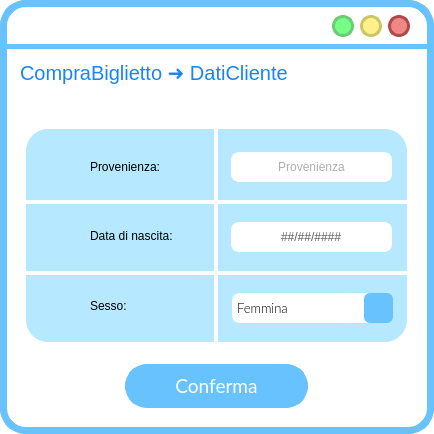
<?xml version="1.0" encoding="UTF-8"?>
<ui version="4.0">
 <class>MainWindow</class>
 <widget class="QMainWindow" name="MainWindow">
  <property name="geometry">
   <rect>
    <x>0</x>
    <y>0</y>
    <width>434</width>
    <height>434</height>
   </rect>
  </property>
  <property name="windowTitle">
   <string>MainWindow</string>
  </property>
  <property name="styleSheet">
   <string notr="true">QWidget{
background:rgb(255, 255, 255);
border-radius:26px;
border-color:rgb(104, 194, 253);
border-style: solid;
border-width:7;
}
QLabel{
border-width:0;
font: 16pt &quot;Lato Light&quot;;
}
QAbstractItemView {
    border: 3px solid  rgb(104, 194, 253);  
border-radius:8px;
  selection-background-color:  rgb(104, 194, 253);
margin:-2px;
text-align:center;
border-width:5;
}</string>
  </property>
  <widget class="QWidget" name="centralwidget">
   <widget class="QLabel" name="label">
    <property name="geometry">
     <rect>
      <x>0</x>
      <y>44</y>
      <width>641</width>
      <height>5</height>
     </rect>
    </property>
    <property name="styleSheet">
     <string notr="true">background-color:rgb(104, 194, 253);</string>
    </property>
    <property name="text">
     <string/>
    </property>
   </widget>
   <widget class="QPushButton" name="reduceButton">
    <property name="geometry">
     <rect>
      <x>332</x>
      <y>15</y>
      <width>22</width>
      <height>22</height>
     </rect>
    </property>
    <property name="sizePolicy">
     <sizepolicy hsizetype="Fixed" vsizetype="Fixed">
      <horstretch>0</horstretch>
      <verstretch>0</verstretch>
     </sizepolicy>
    </property>
    <property name="minimumSize">
     <size>
      <width>22</width>
      <height>22</height>
     </size>
    </property>
    <property name="maximumSize">
     <size>
      <width>24</width>
      <height>24</height>
     </size>
    </property>
    <property name="cursor">
     <cursorShape>PointingHandCursor</cursorShape>
    </property>
    <property name="styleSheet">
     <string notr="true">QPushButton{
 background-color:#76ff85;
 border-style: solid;
 border-radius:11px;
font: 18pt &quot;Candara&quot;;
border-color:#6bcc73;
border-width:3;
}

QPushButton::pressed{
	background-color : white;
	border-color:#6bcc73;
	border-width:3;
}
</string>
    </property>
    <property name="text">
     <string/>
    </property>
   </widget>
   <widget class="QPushButton" name="exitButton">
    <property name="geometry">
     <rect>
      <x>388</x>
      <y>15</y>
      <width>22</width>
      <height>22</height>
     </rect>
    </property>
    <property name="sizePolicy">
     <sizepolicy hsizetype="Fixed" vsizetype="Fixed">
      <horstretch>0</horstretch>
      <verstretch>0</verstretch>
     </sizepolicy>
    </property>
    <property name="minimumSize">
     <size>
      <width>22</width>
      <height>22</height>
     </size>
    </property>
    <property name="maximumSize">
     <size>
      <width>24</width>
      <height>24</height>
     </size>
    </property>
    <property name="cursor">
     <cursorShape>PointingHandCursor</cursorShape>
    </property>
    <property name="styleSheet">
     <string notr="true">QPushButton{
 background-color:#ee8888;
 border-style: solid;
 border-radius:11px;
font: 18pt &quot;Candara&quot;;
border-color:#ae4a4a;
border-width:3;
}

QPushButton::pressed{
	background-color : white;
	border-color:#ae4a4a;
	border-width:3;
}
</string>
    </property>
    <property name="text">
     <string/>
    </property>
   </widget>
   <widget class="QPushButton" name="maximizeButton">
    <property name="geometry">
     <rect>
      <x>360</x>
      <y>15</y>
      <width>22</width>
      <height>22</height>
     </rect>
    </property>
    <property name="sizePolicy">
     <sizepolicy hsizetype="Fixed" vsizetype="Fixed">
      <horstretch>0</horstretch>
      <verstretch>0</verstretch>
     </sizepolicy>
    </property>
    <property name="minimumSize">
     <size>
      <width>20</width>
      <height>20</height>
     </size>
    </property>
    <property name="maximumSize">
     <size>
      <width>24</width>
      <height>24</height>
     </size>
    </property>
    <property name="cursor">
     <cursorShape>PointingHandCursor</cursorShape>
    </property>
    <property name="styleSheet">
     <string notr="true">QPushButton{
 background-color:#fff08c	;
 border-style: solid;
 border-radius:11px;
font: 18pt &quot;Candara&quot;;
border-color:#ccc664;
border-width:3;
}

QPushButton::pressed{
	background-color : white;
	border-color:#ccc664;
	border-width:3;
}
</string>
    </property>
    <property name="text">
     <string/>
    </property>
   </widget>
   <widget class="QLabel" name="previousButton">
    <property name="geometry">
     <rect>
      <x>370</x>
      <y>57</y>
      <width>36</width>
      <height>36</height>
     </rect>
    </property>
    <property name="font">
     <font>
      <family>Lato Light</family>
      <pointsize>16</pointsize>
      <weight>50</weight>
      <italic>false</italic>
      <bold>false</bold>
     </font>
    </property>
    <property name="cursor">
     <cursorShape>PointingHandCursor</cursorShape>
    </property>
    <property name="autoFillBackground">
     <bool>false</bool>
    </property>
    <property name="styleSheet">
     <string notr="true">background-color: rgba(255, 255, 255,0);</string>
    </property>
    <property name="text">
     <string/>
    </property>
    <property name="pixmap">
     <pixmap>res/arrow_back_FILL1_wght700_GRAD200_opsz48_risultato.png</pixmap>
    </property>
    <property name="scaledContents">
     <bool>true</bool>
    </property>
   </widget>
   <widget class="QLabel" name="titoloLabel">
    <property name="geometry">
     <rect>
      <x>20</x>
      <y>57</y>
      <width>321</width>
      <height>31</height>
     </rect>
    </property>
    <property name="styleSheet">
     <string notr="true">font-size: 20px;
text-align: left;
background-color: rgba(255, 255, 255,0);
color: #1684FC;
font: 14pt &quot;Lato&quot;;</string>
    </property>
    <property name="text">
     <string>CompraBiglietto ➜ DatiCliente</string>
    </property>
   </widget>
   <widget class="QLabel" name="label_8">
    <property name="geometry">
     <rect>
      <x>90</x>
      <y>225</y>
      <width>121</width>
      <height>22</height>
     </rect>
    </property>
    <property name="styleSheet">
     <string notr="true">left: 790px;
top: 159px;
width: 437px;
height: 650px;
line-height: 20px;
border-radius: 22px;
background-color: rgba(182, 233, 255, 255);
text-align: center;
font-size: 18px &quot;Lato light&quot;</string>
    </property>
    <property name="text">
     <string>Data di nascita:</string>
    </property>
    <property name="textFormat">
     <enum>Qt::AutoText</enum>
    </property>
    <property name="scaledContents">
     <bool>true</bool>
    </property>
    <property name="margin">
     <number>0</number>
    </property>
   </widget>
   <widget class="QLabel" name="label_3">
    <property name="geometry">
     <rect>
      <x>90</x>
      <y>156</y>
      <width>101</width>
      <height>22</height>
     </rect>
    </property>
    <property name="styleSheet">
     <string notr="true">left: 790px;
top: 159px;
width: 437px;
height: 650px;
line-height: 20px;
border-radius: 22px;
background-color: rgba(182, 233, 255, 255);
text-align: center;
font-size: 18px &quot;Lato light&quot;</string>
    </property>
    <property name="text">
     <string>Provenienza:</string>
    </property>
    <property name="textFormat">
     <enum>Qt::AutoText</enum>
    </property>
    <property name="scaledContents">
     <bool>true</bool>
    </property>
    <property name="margin">
     <number>0</number>
    </property>
   </widget>
   <widget class="QLabel" name="label_7">
    <property name="geometry">
     <rect>
      <x>214</x>
      <y>129</y>
      <width>4</width>
      <height>213</height>
     </rect>
    </property>
    <property name="sizePolicy">
     <sizepolicy hsizetype="Fixed" vsizetype="Fixed">
      <horstretch>0</horstretch>
      <verstretch>0</verstretch>
     </sizepolicy>
    </property>
    <property name="styleSheet">
     <string notr="true">width: 314px;
height: 180px;
border-radius: 0;
background-color: rgb(255, 255, 255);
text-align: center;</string>
    </property>
    <property name="text">
     <string/>
    </property>
    <property name="scaledContents">
     <bool>true</bool>
    </property>
    <property name="alignment">
     <set>Qt::AlignCenter</set>
    </property>
    <property name="margin">
     <number>10</number>
    </property>
    <property name="indent">
     <number>0</number>
    </property>
   </widget>
   <widget class="QLabel" name="label_2">
    <property name="geometry">
     <rect>
      <x>26</x>
      <y>129</y>
      <width>381</width>
      <height>213</height>
     </rect>
    </property>
    <property name="styleSheet">
     <string notr="true">left: 790px;
top: 159px;
width: 437px;
height: 650px;
line-height: 20px;
border-radius: 22px;
background-color: rgba(182, 233, 255, 255);
text-align: center;</string>
    </property>
    <property name="text">
     <string/>
    </property>
   </widget>
   <widget class="QLineEdit" name="provenienzaLineEdit">
    <property name="geometry">
     <rect>
      <x>231</x>
      <y>152</y>
      <width>161</width>
      <height>30</height>
     </rect>
    </property>
    <property name="styleSheet">
     <string notr="true">left: 122px;
top: 304px;
width: 182px;
height: 30px;
border-radius: 8px;
background-color: rgba(255, 255, 255);
color: rgba(96, 96, 96);
text-align: center;
border: 2px solid rgba(255, 255, 255);</string>
    </property>
    <property name="text">
     <string/>
    </property>
    <property name="alignment">
     <set>Qt::AlignCenter</set>
    </property>
    <property name="placeholderText">
     <string>Provenienza</string>
    </property>
   </widget>
   <widget class="QLabel" name="label_5">
    <property name="geometry">
     <rect>
      <x>26</x>
      <y>200</y>
      <width>381</width>
      <height>4</height>
     </rect>
    </property>
    <property name="sizePolicy">
     <sizepolicy hsizetype="Fixed" vsizetype="Fixed">
      <horstretch>0</horstretch>
      <verstretch>0</verstretch>
     </sizepolicy>
    </property>
    <property name="styleSheet">
     <string notr="true">width: 314px;
height: 180px;
border-radius: 0;
background-color: rgb(255, 255, 255);
text-align: center;</string>
    </property>
    <property name="text">
     <string/>
    </property>
    <property name="scaledContents">
     <bool>true</bool>
    </property>
    <property name="alignment">
     <set>Qt::AlignCenter</set>
    </property>
    <property name="margin">
     <number>10</number>
    </property>
    <property name="indent">
     <number>0</number>
    </property>
   </widget>
   <widget class="QLabel" name="label_6">
    <property name="geometry">
     <rect>
      <x>26</x>
      <y>271</y>
      <width>381</width>
      <height>4</height>
     </rect>
    </property>
    <property name="sizePolicy">
     <sizepolicy hsizetype="Fixed" vsizetype="Fixed">
      <horstretch>0</horstretch>
      <verstretch>0</verstretch>
     </sizepolicy>
    </property>
    <property name="styleSheet">
     <string notr="true">width: 314px;
height: 180px;
border-radius: 0;
background-color: rgb(255, 255, 255);
text-align: center;</string>
    </property>
    <property name="text">
     <string/>
    </property>
    <property name="scaledContents">
     <bool>true</bool>
    </property>
    <property name="alignment">
     <set>Qt::AlignCenter</set>
    </property>
    <property name="margin">
     <number>10</number>
    </property>
    <property name="indent">
     <number>0</number>
    </property>
   </widget>
   <widget class="QLabel" name="label_12">
    <property name="geometry">
     <rect>
      <x>90</x>
      <y>295</y>
      <width>91</width>
      <height>22</height>
     </rect>
    </property>
    <property name="styleSheet">
     <string notr="true">left: 790px;
top: 159px;
width: 437px;
height: 650px;
line-height: 20px;
border-radius: 22px;
background-color: rgba(182, 233, 255, 255);
text-align: center;
font-size: 18px &quot;Lato light&quot;</string>
    </property>
    <property name="text">
     <string>Sesso:</string>
    </property>
    <property name="textFormat">
     <enum>Qt::AutoText</enum>
    </property>
    <property name="scaledContents">
     <bool>true</bool>
    </property>
    <property name="margin">
     <number>0</number>
    </property>
   </widget>
   <widget class="QLabel" name="label_9">
    <property name="geometry">
     <rect>
      <x>42</x>
      <y>149</y>
      <width>34</width>
      <height>34</height>
     </rect>
    </property>
    <property name="font">
     <font>
      <family>Lato Light</family>
      <pointsize>16</pointsize>
      <weight>50</weight>
      <italic>false</italic>
      <bold>false</bold>
     </font>
    </property>
    <property name="styleSheet">
     <string notr="true">QLabel{
left: 679px;
top: 140px;
width: 38px;
height: 38px;
border-radius: 33px;
background-color: rgba(173, 237, 255, 0);
}</string>
    </property>
    <property name="text">
     <string/>
    </property>
    <property name="pixmap">
     <pixmap>res/flag_FILL1_wght600_GRAD200_opsz48_risultato.png</pixmap>
    </property>
    <property name="scaledContents">
     <bool>true</bool>
    </property>
    <property name="margin">
     <number>0</number>
    </property>
   </widget>
   <widget class="QLabel" name="label_10">
    <property name="geometry">
     <rect>
      <x>42</x>
      <y>219</y>
      <width>34</width>
      <height>34</height>
     </rect>
    </property>
    <property name="font">
     <font>
      <family>Lato Light</family>
      <pointsize>16</pointsize>
      <weight>50</weight>
      <italic>false</italic>
      <bold>false</bold>
     </font>
    </property>
    <property name="styleSheet">
     <string notr="true">QLabel{
left: 679px;
top: 140px;
width: 38px;
height: 38px;
border-radius: 33px;
background-color: rgba(173, 237, 255, 0);
}</string>
    </property>
    <property name="text">
     <string/>
    </property>
    <property name="pixmap">
     <pixmap>res/cake_FILL1_wght600_GRAD200_opsz48_risultato.png</pixmap>
    </property>
    <property name="scaledContents">
     <bool>true</bool>
    </property>
    <property name="margin">
     <number>0</number>
    </property>
   </widget>
   <widget class="QLabel" name="label_11">
    <property name="geometry">
     <rect>
      <x>42</x>
      <y>290</y>
      <width>34</width>
      <height>34</height>
     </rect>
    </property>
    <property name="font">
     <font>
      <family>Lato Light</family>
      <pointsize>16</pointsize>
      <weight>50</weight>
      <italic>false</italic>
      <bold>false</bold>
     </font>
    </property>
    <property name="styleSheet">
     <string notr="true">QLabel{
left: 679px;
top: 140px;
width: 38px;
height: 38px;
border-radius: 33px;
background-color: rgba(173, 237, 255, 0);
}</string>
    </property>
    <property name="text">
     <string/>
    </property>
    <property name="pixmap">
     <pixmap>res/female_FILL1_wght600_GRAD200_opsz48_risultato.png</pixmap>
    </property>
    <property name="scaledContents">
     <bool>true</bool>
    </property>
    <property name="margin">
     <number>0</number>
    </property>
   </widget>
   <widget class="QLineEdit" name="dataNascitaLineEdit">
    <property name="geometry">
     <rect>
      <x>231</x>
      <y>222</y>
      <width>161</width>
      <height>30</height>
     </rect>
    </property>
    <property name="styleSheet">
     <string notr="true">left: 122px;
top: 304px;
width: 182px;
height: 30px;
border-radius: 8px;
background-color: rgba(255, 255, 255);
color: rgba(96, 96, 96);

text-align: center;
border: 2px solid rgba(255, 255, 255);</string>
    </property>
    <property name="inputMask">
     <string>00/00/0000;#</string>
    </property>
    <property name="text">
     <string>//</string>
    </property>
    <property name="frame">
     <bool>true</bool>
    </property>
    <property name="echoMode">
     <enum>QLineEdit::Normal</enum>
    </property>
    <property name="alignment">
     <set>Qt::AlignCenter</set>
    </property>
    <property name="placeholderText">
     <string>gg/mm/yyyy</string>
    </property>
   </widget>
   <widget class="QComboBox" name="sessoComboBox">
    <property name="geometry">
     <rect>
      <x>232</x>
      <y>293</y>
      <width>161</width>
      <height>30</height>
     </rect>
    </property>
    <property name="font">
     <font>
      <family>Lato Light</family>
      <pointsize>10</pointsize>
      <weight>50</weight>
      <italic>false</italic>
      <bold>false</bold>
      <strikeout>false</strikeout>
      <stylestrategy>PreferDefault</stylestrategy>
     </font>
    </property>
    <property name="toolTip">
     <string/>
    </property>
    <property name="styleSheet">
     <string notr="true">
QComboBox{
background:rgb(255, 255, 255);
border-radius:8px;
border-color:rgb(255, 255, 255);
border-style: solid;
text-align:center;
border-width:3;
}
QComboBox::focus{
background:rgb(255, 255, 255);
border-radius:8px;
border-color:rgb(104, 194, 253);
border-style: solid;
border-width:3;
}

QComboBox::down-arrow {
    image: url(:/icons/expand_more_FILL1_wght600_GRAD200_opsz48_risultato.png);
    width: 26px;
    height: 26px;
margin: 0px 0px 0px 0px
}

QComboBox::drop-down  {
	background-color:rgb(104, 194, 253);
border-radius:6px;
margin:-3px -3px -3px -10px;
    border: 0px; /* This seems to replace the whole arrow of the combo box */

}
</string>
    </property>
    <property name="editable">
     <bool>false</bool>
    </property>
    <property name="currentText">
     <string>Femmina</string>
    </property>
    <property name="iconSize">
     <size>
      <width>16</width>
      <height>16</height>
     </size>
    </property>
    <property name="frame">
     <bool>true</bool>
    </property>
    <item>
     <property name="text">
      <string>Femmina</string>
     </property>
    </item>
    <item>
     <property name="text">
      <string>Maschio</string>
     </property>
    </item>
    <item>
     <property name="text">
      <string>Non specificato</string>
     </property>
    </item>
   </widget>
   <widget class="QPushButton" name="confermaButton">
    <property name="geometry">
     <rect>
      <x>125</x>
      <y>364</y>
      <width>183</width>
      <height>44</height>
     </rect>
    </property>
    <property name="font">
     <font>
      <family>Lato</family>
      <pointsize>14</pointsize>
      <weight>50</weight>
      <italic>false</italic>
      <bold>false</bold>
     </font>
    </property>
    <property name="cursor">
     <cursorShape>PointingHandCursor</cursorShape>
    </property>
    <property name="autoFillBackground">
     <bool>false</bool>
    </property>
    <property name="styleSheet">
     <string notr="true">QPushButton{
 background-color:rgb(104, 194, 253);
 border-style: solid;
 border-radius:22px;
color: rgb(255, 255, 255);
font: 14pt &quot;Lato&quot;;
}

QPushButton::hover{


	border-color : rgb(15, 138, 204);
	color: white;
border-width:0;
}

QPushButton::pressed{
	border-color:rgb(104, 194, 253);
	border-width:4;
	background-color : white;
	color:rgb(104, 194, 253);
}
</string>
    </property>
    <property name="text">
     <string>Conferma</string>
    </property>
   </widget>
   <zorder>label_2</zorder>
   <zorder>label</zorder>
   <zorder>reduceButton</zorder>
   <zorder>exitButton</zorder>
   <zorder>maximizeButton</zorder>
   <zorder>previousButton</zorder>
   <zorder>titoloLabel</zorder>
   <zorder>label_8</zorder>
   <zorder>label_3</zorder>
   <zorder>label_7</zorder>
   <zorder>provenienzaLineEdit</zorder>
   <zorder>label_5</zorder>
   <zorder>label_6</zorder>
   <zorder>label_12</zorder>
   <zorder>label_9</zorder>
   <zorder>label_10</zorder>
   <zorder>label_11</zorder>
   <zorder>dataNascitaLineEdit</zorder>
   <zorder>sessoComboBox</zorder>
   <zorder>confermaButton</zorder>
  </widget>
 </widget>
 <resources>
  <include location="../../../AppData/Local/Temp/res.qrc"/>
  <include location="../../../AppData/Local/Temp/res/res.qrc"/>
 </resources>
 <connections/>
</ui>
